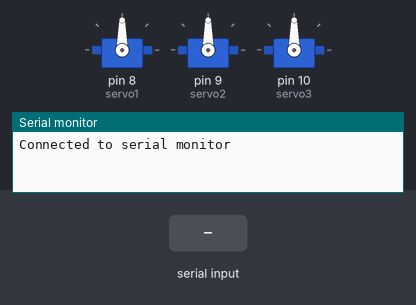
This sketch was run on a simulated Arduino Uno, built with avr-gcc and run on an emulated ATmega328P. Parts: 3 × servo, the last lines printed to the serial monitor. The test bench sets the inputs (shaded band).

Above: at 1.2 s.
1.3 s: "base:" received over Serial
At 3.0 s:
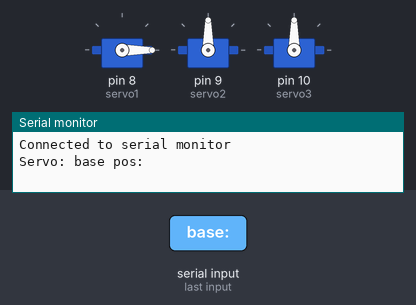
3.8 s: "shoulder:" received over Serial
At 5.6 s:
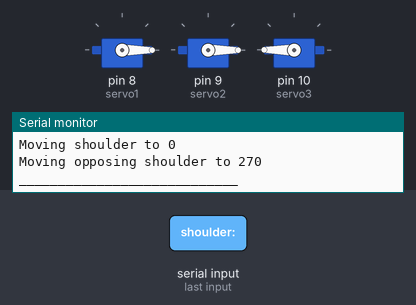
Timing chart, 0 to 7.1 s (numbered marks = the images above; inputs shaded):
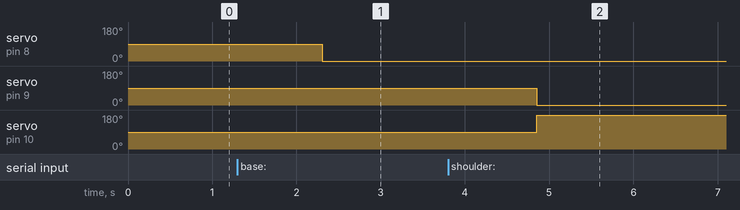

The sketch:

servoDemo.ino
```cpp
#include <stdio.h>
#include <Servo.h>

Servo servo1;
Servo servo2;
Servo servo3;
String servo;
int int_pos;

void setup() {
  // put your setup code here, to run once:
  Serial.begin(9600);
  Serial.println("Connected to serial monitor");
  servo1.attach(8);
  servo2.attach(9);
  servo3.attach(10);
}

void loop() {
  // put your main code here, to run repeatedly:
  while (Serial.available() > 0) {
    servo = Serial.readStringUntil(':');
    if (servo != "\n" && servo.length() > 0) {
      String pos = Serial.readStringUntil('.');
      int_pos = pos.toInt();

      Serial.println("Servo: " + servo + " pos: " + pos);
      updateServo();
    }
  }
}

void updateServo() {
  if (servo.equals("base")) {
    servo1.write(int_pos);
  } else if (servo.equals("shoulder")) {
    Serial.println("Moving shoulder to " + String(int_pos));
    Serial.println("Moving opposing shoulder to " + String(270 - int_pos));
    Serial.println("____________________________");
    servo2.write(int_pos);
    servo3.write(180 - int_pos);
  }
}

void updateShoulder(int pos) {
}
```

Measured:
- after the input at 1.3 s, servo on pin 8 (servo1): 90° → 0° after 1.0 s
- after the input at 3.8 s, servo on pin 9 (servo2): 90° → 0° after 1.1 s; servo on pin 10 (servo3): 90° → 180° after 1.1 s
